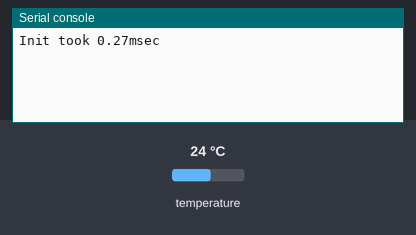
A program run on a simulated Raspberry Pi Pico running CircuitPython. Parts: the last lines printed to the serial console. Inputs (shaded band) come from the test bench; at power-on: temperature 24 °C. Library files of the repository ran but are not shown: __init__.py. At 8.0 s the program ends and the board releases its pins; the recording ends there.

Above: at 5.0 s.
5.1 s: temperature set to 19 °C
At 6.2 s:
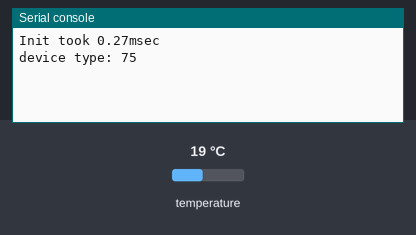
6.6 s: temperature set to 33 °C
At 7.4 s:
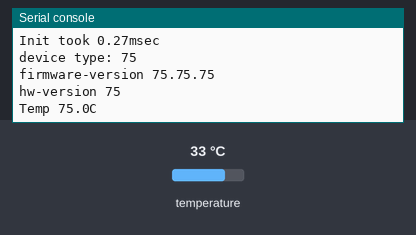

The program:

AS7265Xcircuit.py
```python
"""
Example to excercise most functions (some indirectly).

Gives some timings.

"""

import board,time,busio

import AS7265X_sparkfun
from AS7265X_sparkfun import AS7265X

i2c = busio.I2C(board.GP17,board.GP16) # can be shared

try:
    start = time.monotonic_ns()
    my_as7265x = AS7265X(i2c)
    print(f"Init took { (time.monotonic_ns()-start)/1e6 }msec")

    # info
    print( f"device type: {my_as7265x.get_devicetype()}")
    print( f"firmware-version {my_as7265x.get_major_firmware_version()}.{my_as7265x.get_patch_firmware_version()}.{my_as7265x.get_build_firmware_version()}")
    print( f"hw-version {my_as7265x.get_hardware_version()}")
    print( f"Temp {my_as7265x.get_temperature_average()}C")

    # Blocking
    start = time.monotonic_ns()
    my_as7265x.take_measurements_with_bulb()
    took = (time.monotonic_ns()-start)/1e6
    #print( f"All (in {took}ms): ", my_as7265x.get_value(1))

    # Non-blocking:

    start = time.monotonic_ns()
    my_as7265x.set_measurement_mode(AS7265X_sparkfun.MEASUREMENT_MODE_6CHAN_ONE_SHOT)

    while ( not my_as7265x.data_available() ):
        time.sleep(0.1) # or whatever

    start_r = time.monotonic_ns()
    all_values = my_as7265x.get_value(1)
    took_r = (time.monotonic_ns()-start_r)/1e6
    took = (time.monotonic_ns()-start)/1e6
    print( f"All calibrated (total {took}ms, read {took_r}ms): ", all_values)
    # ... B C D etc

    # Non-blocking, raw, with gain x64

    my_as7265x.set_gain(AS7265X_sparkfun.GAIN_64X)

    start = time.monotonic_ns()
    my_as7265x.set_measurement_mode(AS7265X_sparkfun.MEASUREMENT_MODE_6CHAN_ONE_SHOT)

    while ( not my_as7265x.data_available() ):
        time.sleep(0.1) # or whatever

    start_r = time.monotonic_ns()
    all_values = my_as7265x.get_value(0) # 0==raw, 1==calibrated
    took_r = (time.monotonic_ns()-start_r)/1e6
    took = (time.monotonic_ns()-start)/1e6
    #print( f"All raw (total {took}ms, read {took_r}ms): ", all_values)
    # ... B C D etc


finally:
    # on ^c etc
    try:
        i2c.unlock() # good practice
    except Exception:
        # it can be "de-initialized"
        pass
```

Device.py
```python
import struct
from adafruit_bus_device.i2c_device import I2CDevice

class Device:
    """Class for communicating with an I2C device.

    Allows reading and writing 8-bit, 16-bit, and byte array values to
    registers on the device."""

    def __init__(self, address, i2c):
        """Create an instance of the I2C device at the specified address using
        the specified I2C interface object."""
        self._address = address
        self._i2c = i2c
        self.i2c_device = I2CDevice(i2c, address)
        self.buf2 = bytearray(2)

    def write8(self, register, value):
        """Write an 8-bit value to the specified register."""
        value = value & 0xFF
        buf = self.buf2
        buf[0] = register
        buf[1] = value
        with self.i2c_device as i2c:
            i2c.write(buf)

    def readU8(self, register):
        """Read an unsigned byte from the specified register."""
        buf = self.buf2
        buf[0] = register
        with self.i2c_device as i2c:
            i2c.write(buf, end=1)
            i2c.readinto(buf, end=1)
        return buf[0]
```

Measured:
- after the input at 5.1 s, the serial console: prints a new line at once (image 1)
- after the input at 6.6 s, the serial console: prints a new line at once (image 2)
